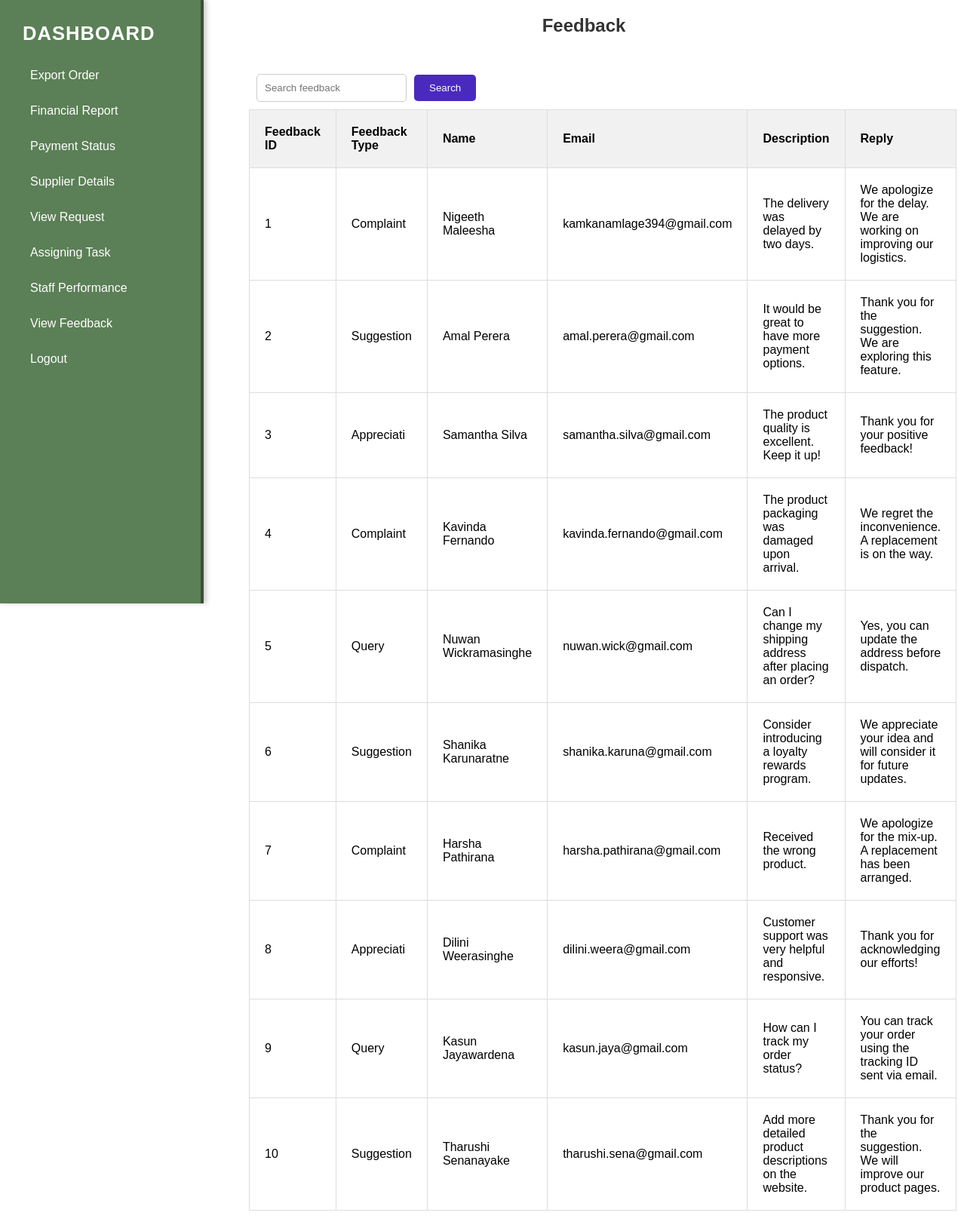
Screenshot of /ownerviewfeedback.php with the database file from the repository.
### tables this page shows
CREATE TABLE `lffeedback` (
  `ID` int(11) NOT NULL,
  `FeedbackType` varchar(10) NOT NULL,
  `Name` varchar(30) NOT NULL,
  `Email` varchar(50) NOT NULL,
  `Discription` varchar(500) NOT NULL,
  `Reply` varchar(100) DEFAULT NULL
);

### ownerviewfeedback.php (the view, shortened to what this page needs)
<!DOCTYPE html>
<html>
<head>
    <link rel="stylesheet" href="ownerviewfeedback.css">
</head>
<body>
     <aside class="sidebar">
        <div class="logo">Dashboard</div>
        <ul class="menu">
        <li><a href="ownerexportorder.php">Export Order</a></li>
            <li><a href="owfinancial.html">Financial Report</a></li>
            <li><a href="ownerpayment.html">Payment Status</a></li>
            <li><a href="ownersdetail.php">Supplier Details</a></li>
            <li><a href="owmarequest.php">View Request</a></li>
            <li><a href="ownerassigntask.php">Assigning Task</a></li>
            <li><a href="ownerviewfeedback.php">Staff Performance</a></li>
            <li><a href="ownerviewfeedback.php">View Feedback</a></li>
            <li><a href="StDashboard.html">Logout</a></li>
        </ul>
    </aside>
     <main>
     <h1 class="head">Feedback</h1>
<form name="feedbackForm" method="get" onsubmit="return validateForm(event)">
    <div>
        <input type="text" name="search" placeholder="Search feedback">
        <input type="submit" value="Search">
    </div>
<table>
    <thead>
        <tr>
            <th>Feedback ID</th>
            <th>Feedback Type</th>
            <th>Name</th>
            <th>Email</th>
            <th>Description</th>
            <th>Reply</th>
        </tr>
    </thead>
    <tbody>
    <?php
    include('conf.php');
    $sql = "SELECT * FROM lffeedback";
    $result = $conn->query($sql);
    if ($result->num_rows > 0) {
        while ($row = $result->fetch_assoc()) {
            echo "<tr>";
            echo "<td>" . ($row["ID"]) . "</td>";
            echo "<td>" . ($row["FeedbackType"]) . "</td>";
            echo "<td>" . ($row["Name"]) . "</td>";
            echo "<td>" . ($row["Email"]) . "</td>";
            echo "<td>" . ($row["Discription"]) . "</td>";
            echo "<td>" . ($row["Reply"]) . "</td>";
            echo "</tr>";
        }
    } else {
        echo "<tr><td colspan='7'>No feedback found.</td></tr>";
    }
    ?>
    </tbody>
</table>
</form>
     </main>
</body>
</html>

### ownerviewfeedback.css (style rules this page uses)
form { padding: 20px; margin: 20px; }
h1.head { text-align: center; font-size: 1.5em; font-family: Arial, Helvetica, sans-serif; color: #333; }
table { width: 100%; border-collapse: collapse; }
table thead { background-color: #f1f1f1; }
table th, table td { padding: 20px; text-align: left; border: 1px solid #ddd; }
div { display: flex; align-items: center; margin: 10px; }
input[type="text"] { padding: 10px; border: 1px solid #ccc; border-radius: 5px; margin-right: 10px; }
input[type="submit"] { padding: 10px 20px; background-color: #4a2abe; color: white; border: none; border-radius: 5px; cursor: pointer; transition: background-color 0.3s; }
* { margin: 0; padding: 0; box-sizing: border-box; font-family: 'Arial', sans-serif; }
.sidebar { position: fixed; left: 0; top: 0; width: 270px; height: 100vh; background-color: #5b7f56; color: white; overflow-y: auto; padding: 20px; box-shadow: 4px 0 6px rgba(0, 0, 0, 0.2); border-right: 4px solid #3c4d38; transition: all 0.3s ease; }
.sidebar .logo { font-size: 1.6rem; margin-bottom: 20px; font-weight: bold; text-transform: uppercase; color: #fff; letter-spacing: 1px; }
.sidebar ul { list-style: none; }
.sidebar ul li a { color: white; text-decoration: none; display: block; padding: 12px 20px; border-radius: 5px; transition: background-color 0.3s, padding 0.3s; margin: 5px 0; }
main { margin-left: 270px; padding: 20px; }

### rows the page displays
lffeedback: ID "1", FeedbackType "Complaint", Name "Nigeeth Maleesha", Email "kamkanamlage394@gmail.com", Discription "The delivery was delayed by two days.", Reply "We apologize for the delay. We are working on improving our logistics."
lffeedback: ID "2", FeedbackType "Suggestion", Name "Amal Perera", Email "amal.perera@gmail.com", Discription "It would be great to have more payment options.", Reply "Thank you for the suggestion. We are exploring this feature."
lffeedback: ID "3", FeedbackType "Appreciati", Name "Samantha Silva", Email "samantha.silva@gmail.com", Discription "The product quality is excellent. Keep it up!", Reply "Thank you for your positive feedback!"
lffeedback: ID "4", FeedbackType "Complaint", Name "Kavinda Fernando", Email "kavinda.fernando@gmail.com", Discription "The product packaging was damaged upon arrival.", Reply "We regret the inconvenience. A replacement is on the way."
lffeedback: ID "5", FeedbackType "Query", Name "Nuwan Wickramasinghe", Email "nuwan.wick@gmail.com", Discription "Can I change my shipping address after placing an order?", Reply "Yes, you can update the address before dispatch."
lffeedback: ID "6", FeedbackType "Suggestion", Name "Shanika Karunaratne", Email "shanika.karuna@gmail.com", Discription "Consider introducing a loyalty rewards program.", Reply "We appreciate your idea and will consider it for future updates."
lffeedback: ID "7", FeedbackType "Complaint", Name "Harsha Pathirana", Email "harsha.pathirana@gmail.com", Discription "Received the wrong product.", Reply "We apologize for the mix-up. A replacement has been arranged."
lffeedback: ID "8", FeedbackType "Appreciati", Name "Dilini Weerasinghe", Email "dilini.weera@gmail.com", Discription "Customer support was very helpful and responsive.", Reply "Thank you for acknowledging our efforts!"
lffeedback: ID "9", FeedbackType "Query", Name "Kasun Jayawardena", Email "kasun.jaya@gmail.com", Discription "How can I track my order status?", Reply "You can track your order using the tracking ID sent via email."
lffeedback: ID "10", FeedbackType "Suggestion", Name "Tharushi Senanayake", Email "tharushi.sena@gmail.com", Discription "Add more detailed product descriptions on the website.", Reply "Thank you for the suggestion. We will improve our product pages."
